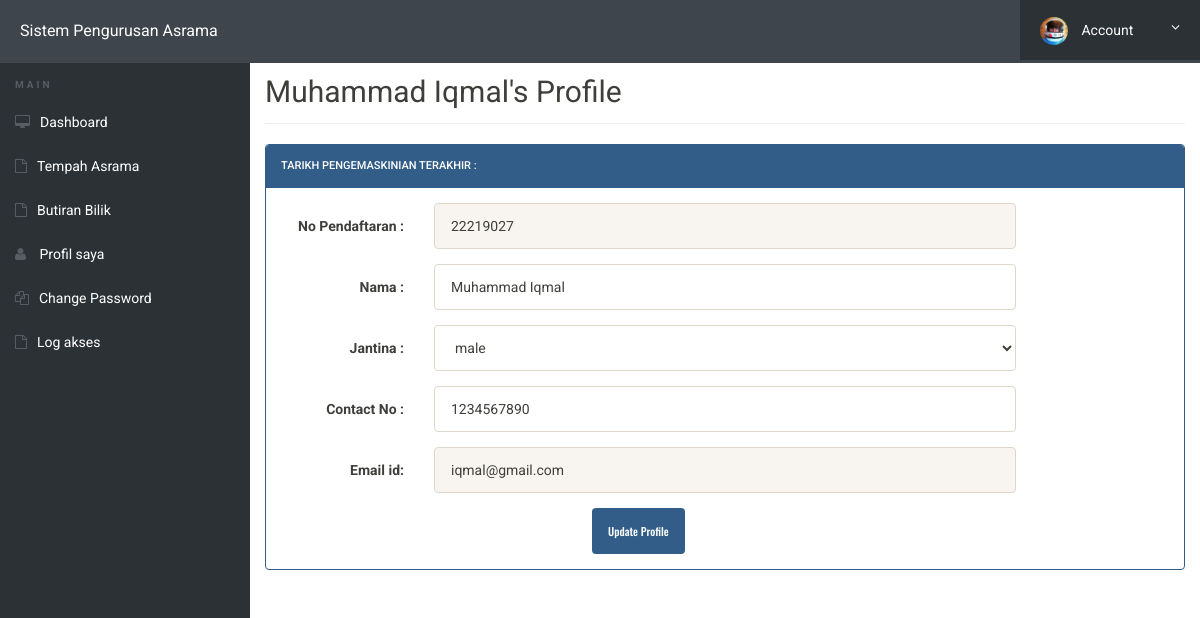
Page /my-profile.php (signed in) on the committed database.
### tables this page shows
CREATE TABLE `userregistration` (
  `id` int(11) NOT NULL,
  `regNo` varchar(255) DEFAULT NULL,
  `firstName` varchar(255) DEFAULT NULL,
  `middleName` varchar(255) DEFAULT NULL,
  `lastName` varchar(255) DEFAULT NULL,
  `gender` varchar(255) DEFAULT NULL,
  `contactNo` bigint(20) DEFAULT NULL,
  `email` varchar(255) DEFAULT NULL,
  `password` varchar(255) DEFAULT NULL,
  `regDate` timestamp NULL DEFAULT current_timestamp(),
  `updationDate` varchar(45) DEFAULT NULL,
  `passUdateDate` varchar(45) DEFAULT NULL
);

### my-profile.php (the view, shortened to what this page needs)
<?php
include('includes/config.php');
?>
<!doctype html>
<html lang="en" class="no-js">
<head>
	<link rel="stylesheet" href="css/font-awesome.min.css">
	<link rel="stylesheet" href="css/bootstrap.min.css">
	<link rel="stylesheet" href="css/dataTables.bootstrap.min.css">>
	<link rel="stylesheet" href="css/bootstrap-social.css">
	<link rel="stylesheet" href="css/bootstrap-select.css">
	<link rel="stylesheet" href="css/fileinput.min.css">
	<link rel="stylesheet" href="css/awesome-bootstrap-checkbox.css">
	<link rel="stylesheet" href="css/style.css">
</head>
<body>
	<?php include('includes/header.php');?>
	<div class="ts-main-content">
		<?php include('includes/sidebar.php');?>
		<div class="content-wrapper">
			<div class="container-fluid">
	<?php
$aid=$_SESSION['id'];
	$ret="select * from userregistration where id=?";
		$stmt= $mysqli->prepare($ret) ;
	 $stmt->bind_param('i',$aid);
	 $stmt->execute() ;
	 $res=$stmt->get_result();
	   while($row=$res->fetch_object())
	  {
	  	?>
				<div class="row">
					<div class="col-md-12">
						<h2 class="page-title"><?php echo $row->firstName;?>'s&nbsp;Profile </h2>
						<div class="row">
							<div class="col-md-12">
								<div class="panel panel-primary">
									<div class="panel-heading">
Tarikh Pengemaskinian Terakhir : &nbsp; <?php echo $row->updationDate;?>
</div>
<div class="panel-body">
<form method="post" action="" name="registration" class="form-horizontal" onSubmit="return valid();">
<div class="form-group">
<label class="col-sm-2 control-label"> No Pendaftaran : </label>
<div class="col-sm-8">
<input type="text" name="regno" id="regno"  class="form-control" required="required" value="<?php echo $row->regNo;?>" readonly="true">
</div>
</div>
<div class="form-group">
<label class="col-sm-2 control-label">Nama : </label>
<div class="col-sm-8">
<input type="text" name="fname" id="fname"  class="form-control" value="<?php echo $row->firstName;?>"   required="required" >
</div>
</div>
<div class="form-group">
<label class="col-sm-2 control-label">Jantina : </label>
<div class="col-sm-8">
<select name="gender" class="form-control" required="required">
<option value="<?php echo $row->gender;?>"><?php echo $row->gender;?></option>
</select>
</div>
</div>
<div class="form-group">
<label class="col-sm-2 control-label">Contact No : </label>
<div class="col-sm-8">
<input type="text" name="contact" id="contact"  class="form-control" maxlength="10" value="<?php echo $row->contactNo;?>" required="required">
</div>
</div>
<div class="form-group">
<label class="col-sm-2 control-label">Email id: </label>
<div class="col-sm-8">
<input type="email" name="email" id="email"  class="form-control" value="<?php echo $row->email;?>" readonly>
</div>
</div>
<?php } ?>
<div class="col-sm-6 col-sm-offset-4">
<input type="submit" name="update" Value="Update Profile" class="btn btn-primary">
</div>
</form>
									</div>
									</div>
								</div>
							</div>
						</div>
							</div>
						</div>
					</div>
				</div>
</body>
</html>

### css/style.css (style rules this page uses)
html { font-size: 14px; }
@media only screen and (min-width: 480px) { html { font-size: 17px; } }
@media only screen and (min-width: 768px) { html { font-size: 14px; } }
body { font-size: 1em; }
.btn { font-family: 'Oswald', sans-serif; }
.panel { overflow: hidden; }
.btn { text-transform: none; }
.page-title { padding-bottom: 15px; margin-bottom: 20px; border-bottom: 1px solid #f0f0f0; }
.ts-main-content .content-wrapper { padding-top: 15px; margin-top: 20px; }
@media only screen and (min-width: 992px) { .ts-main-content .content-wrapper { margin-left: 250px; } }

### rows in the picture
userregistration: firstName "Muhammad Iqmal", regno "22219027", fname "Muhammad Iqmal", gender "male", contact "1234567890", email "iqmal@gmail.com"
